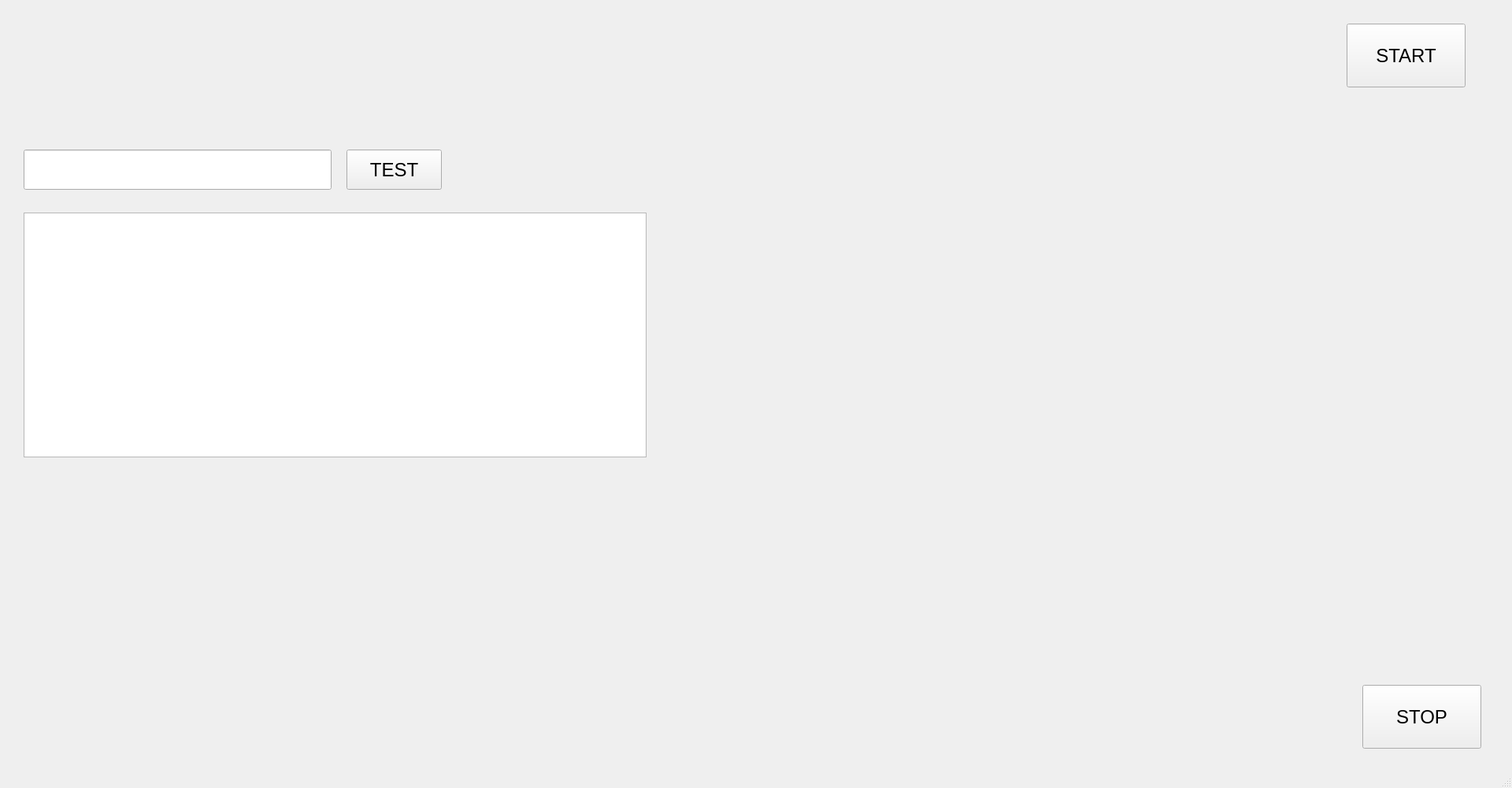
<?xml version="1.0" encoding="UTF-8"?>
<ui version="4.0">
 <class>MainWindow</class>
 <widget class="QMainWindow" name="MainWindow">
  <property name="geometry">
   <rect>
    <x>0</x>
    <y>0</y>
    <width>1920</width>
    <height>1001</height>
   </rect>
  </property>
  <property name="windowTitle">
   <string>MainWindow</string>
  </property>
  <widget class="QWidget" name="centralwidget">
   <widget class="QPushButton" name="StartButton">
    <property name="geometry">
     <rect>
      <x>1710</x>
      <y>30</y>
      <width>151</width>
      <height>81</height>
     </rect>
    </property>
    <property name="font">
     <font>
      <pointsize>18</pointsize>
     </font>
    </property>
    <property name="text">
     <string>START</string>
    </property>
   </widget>
   <widget class="QPushButton" name="StopButton">
    <property name="geometry">
     <rect>
      <x>1730</x>
      <y>870</y>
      <width>151</width>
      <height>81</height>
     </rect>
    </property>
    <property name="font">
     <font>
      <pointsize>18</pointsize>
     </font>
    </property>
    <property name="text">
     <string>STOP</string>
    </property>
   </widget>
   <widget class="QLineEdit" name="SerialLineEdit">
    <property name="geometry">
     <rect>
      <x>30</x>
      <y>190</y>
      <width>391</width>
      <height>51</height>
     </rect>
    </property>
    <property name="text">
     <string/>
    </property>
   </widget>
   <widget class="QPushButton" name="TestButton">
    <property name="geometry">
     <rect>
      <x>440</x>
      <y>190</y>
      <width>121</width>
      <height>51</height>
     </rect>
    </property>
    <property name="font">
     <font>
      <pointsize>18</pointsize>
     </font>
    </property>
    <property name="text">
     <string>TEST</string>
    </property>
   </widget>
   <widget class="QTableWidget" name="ResultsTable">
    <property name="geometry">
     <rect>
      <x>30</x>
      <y>270</y>
      <width>791</width>
      <height>311</height>
     </rect>
    </property>
   </widget>
  </widget>
  <widget class="QMenuBar" name="menubar">
   <property name="geometry">
    <rect>
     <x>0</x>
     <y>0</y>
     <width>1920</width>
     <height>26</height>
    </rect>
   </property>
  </widget>
  <widget class="QStatusBar" name="statusbar"/>
 </widget>
 <resources/>
 <connections/>
</ui>
